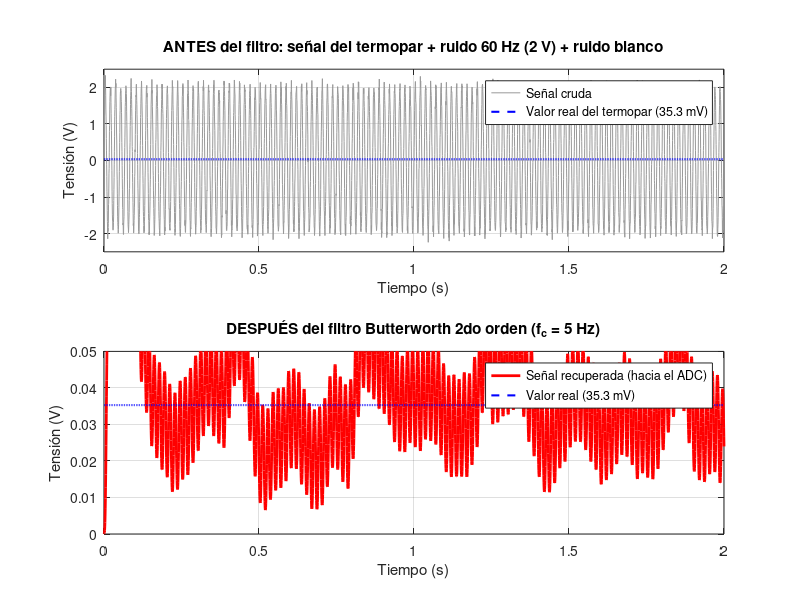
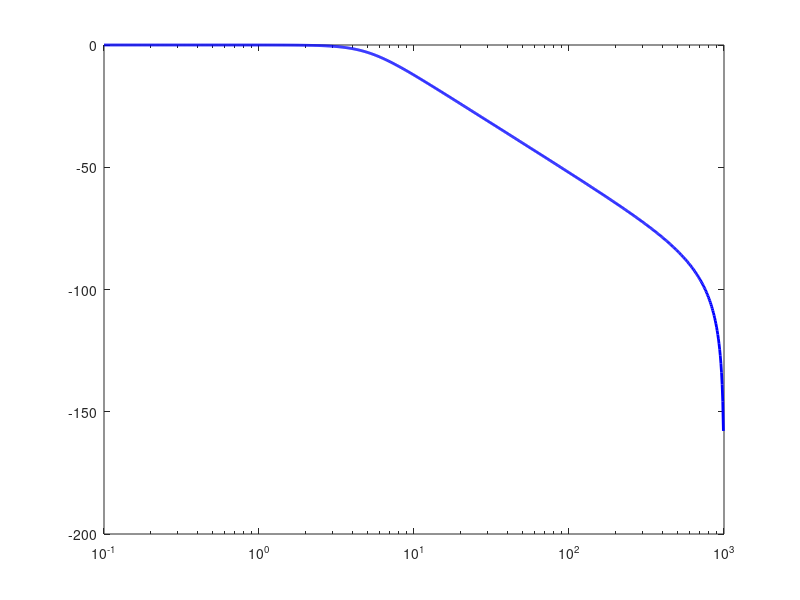

These charts were generated, in order, by the following MATLAB code: (Note: this script raises an error after producing the figures.)
%% BLOQUE 1 - PUNTOS 3 Y 4: Acondicionamiento y Filtrado del Termopar
% Versión SIN Signal Processing Toolbox (coeficientes calculados a mano)
clear; clc; close all;

%% 1. Parámetros de la simulación
fs = 2000;                  % Frecuencia de muestreo (Hz)
Ts = 1/fs;                  % Periodo de muestreo (s)
t  = 0:Ts:2;                % Vector de tiempo (2 segundos)

%% 2. Generación de las señales
% Tensión del termopar (aprox 850 °C -> 35.3 mV DC)
V_termopar = 0.0353 * ones(size(t));

% Ruido de modo común inducido por las resistencias del horno
V_ruido_60Hz = 2 * sin(2*pi*60*t);        % 2 V pico a 60 Hz

% Ruido blanco (interferencia aleatoria)
V_ruido_blanco = 0.1 * randn(size(t));

% Señal total cruda (lo que mediría el sistema antes de filtrar)
V_total = V_termopar + V_ruido_60Hz + V_ruido_blanco;

%% 3. Diseño MANUAL del filtro Butterworth de 2do orden
% Prototipo analógico:  H(s) = 1 / (s^2 + sqrt(2)*s + 1)
% Se discretiza con la transformada bilinear:  s = (2/T)*(z-1)/(z+1)
% con pre-distorsión de frecuencia:  K = tan(pi*fc/fs)

fc = 5;                              % Frecuencia de corte (Hz)
K  = tan(pi*fc/fs);                  % Pre-distorsión
norm_factor = 1 + sqrt(2)*K + K^2;   % Factor de normalización

% Coeficientes del numerador b y denominador a de H(z)
b = [K^2,  2*K^2,  K^2] / norm_factor;
a = [1,  2*(K^2 - 1)/norm_factor,  (1 - sqrt(2)*K + K^2)/norm_factor];

% Verificación: ganancia en DC debe ser 1 (0 dB)
fprintf('Ganancia en DC del filtro: %.4f (debe ser ~1)\n', sum(b)/sum(a));
fprintf('Coeficientes b: [%.6e, %.6e, %.6e]\n', b);
fprintf('Coeficientes a: [%.6f, %.6f, %.6f]\n', a);

%% 4. Aplicar el filtro (filter es función BASE de MATLAB, sí funciona)
V_filtrada = filter(b, a, V_total);

%% 5. Gráfica 1: señal antes y después del filtrado
figure('Name','Filtrado del Termopar','Position',[100 100 900 650]);

subplot(2,1,1);
plot(t, V_total, 'Color', [0.6 0.6 0.6]); hold on;
plot(t, V_termopar, 'b--', 'LineWidth', 1.5);
title('ANTES del filtro: señal del termopar + ruido 60 Hz (2 V) + ruido blanco');
xlabel('Tiempo (s)'); ylabel('Tensión (V)');
legend('Señal cruda', 'Valor real del termopar (35.3 mV)');
grid on; ylim([-2.5 2.5]);

subplot(2,1,2);
plot(t, V_filtrada, 'r', 'LineWidth', 2); hold on;
plot(t, V_termopar, 'b--', 'LineWidth', 1.5);
title(sprintf('DESPUÉS del filtro Butterworth 2do orden (f_c = %d Hz)', fc));
xlabel('Tiempo (s)'); ylabel('Tensión (V)');
legend('Señal recuperada (hacia el ADC)', 'Valor real (35.3 mV)');
grid on; ylim([0 0.05]);

%% 6. Gráfica 2: respuesta en frecuencia (verificación manual, sin toolbox)
f  = logspace(-1, 3, 1000);          % De 0.1 Hz a 1000 Hz
w  = 2*pi*f/fs;                      % Frecuencia digital normalizada
z  = exp(1j*w);                      % z = e^(jw)
Hz = (b(1)*z.^2 + b(2)*z + b(3)) ./ (z.^2 + a(2)*z + a(3));

figure('Name','Respuesta en Frecuencia');
semilogx(f, 20*log10(abs(Hz)), 'b', 'LineWidth', 2); hold on;
xline(fc, 'r--', 'f_c = 5 Hz (-3 dB)');
xline(60, 'k--', 'Ruido 60 Hz');
yline(-3, 'g:', '-3 dB');
title('Respuesta en frecuencia del filtro H(z)');
xlabel('Frecuencia (Hz)'); ylabel('Magnitud (dB)');
grid on; xlim([0.1 1000]);

% Atenuación exacta a 60 Hz
atenuacion_60Hz = 20*log10(abs(interp1(f, Hz, 60)));
fprintf('Atenuación del filtro a 60 Hz: %.2f dB\n', atenuacion_60Hz);
